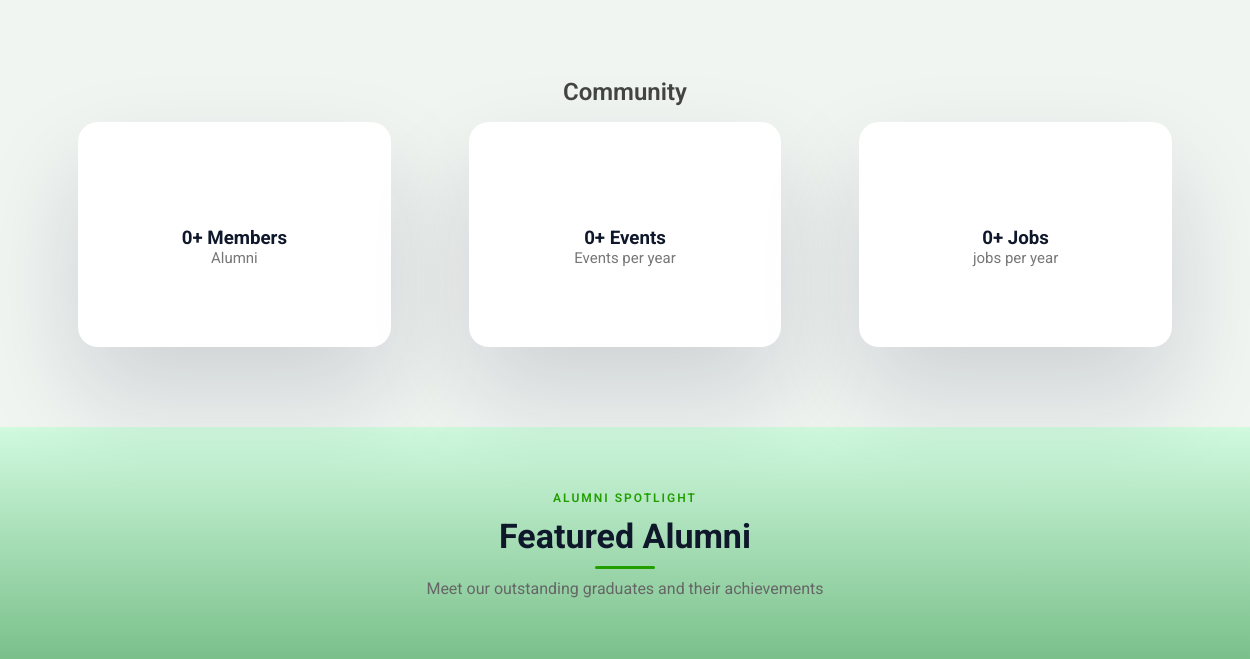
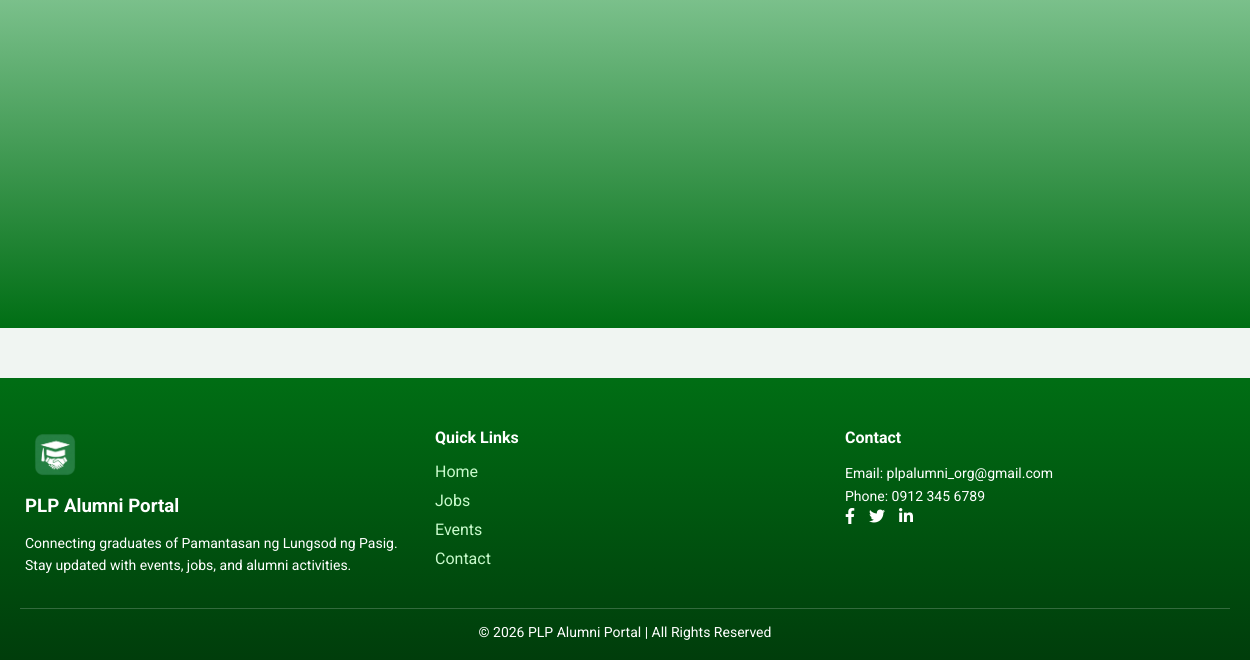
/ (lower part), run on an earlier commit of the app's database (2 pictures, top to bottom).
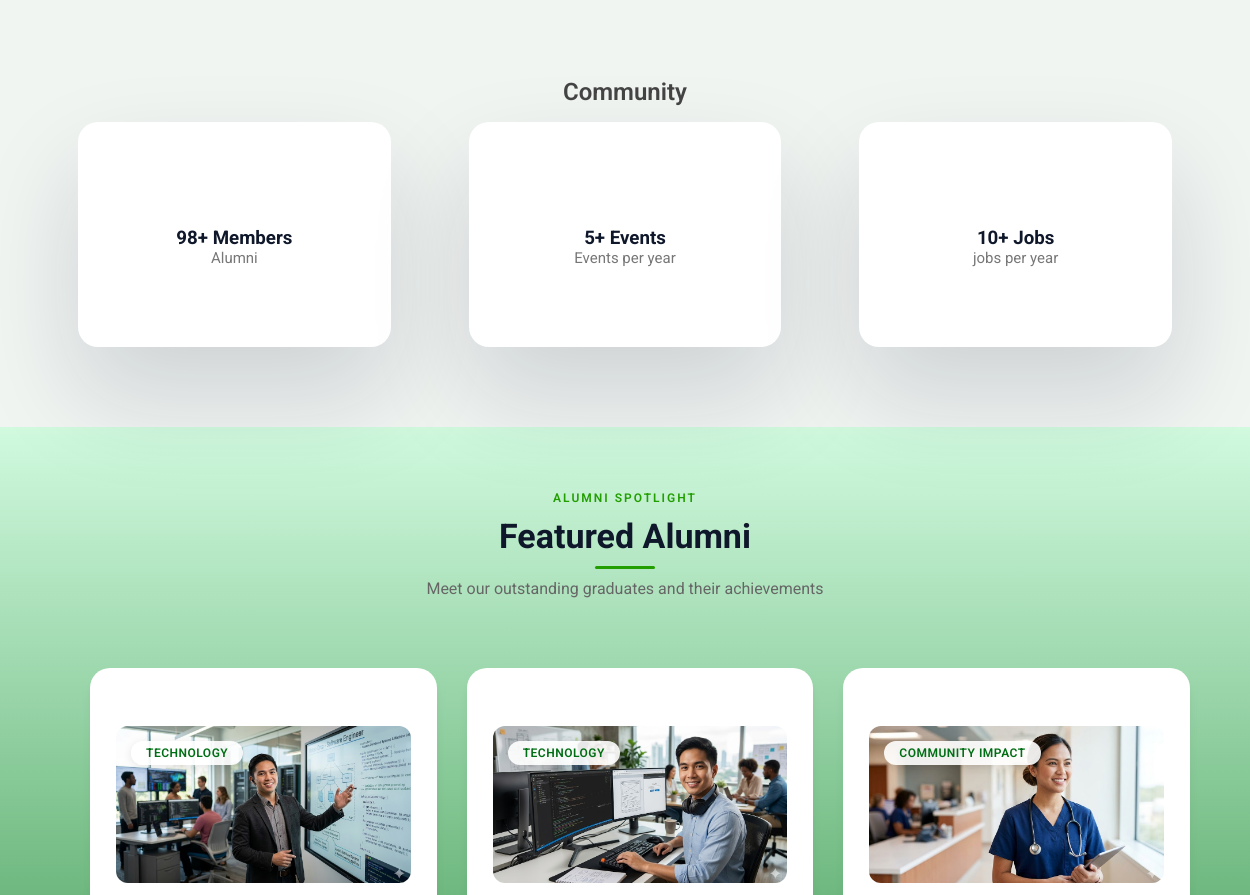
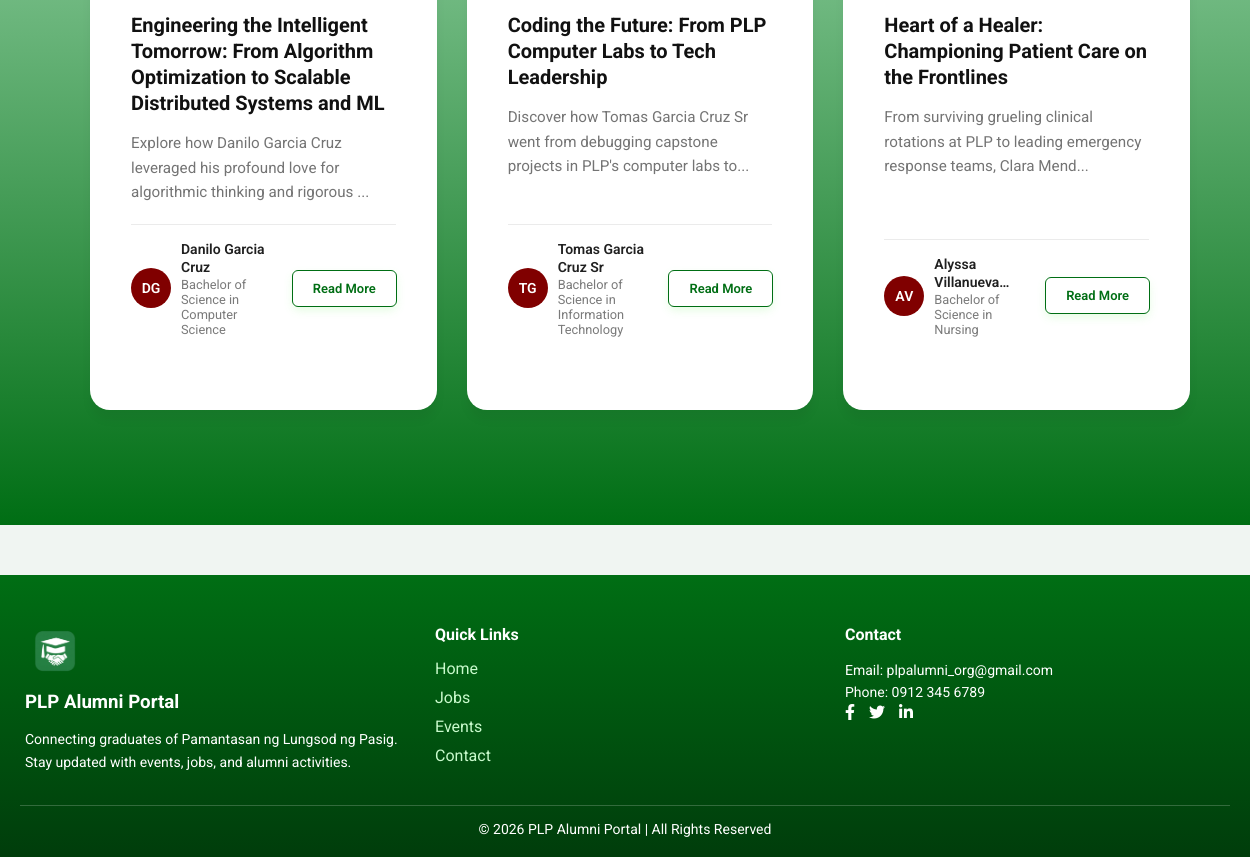
And on a later commit of the database (2 pictures, top to bottom).
### tables this page shows
CREATE TABLE `alumnifeatured` (
  `id` int(11) NOT NULL AUTO_INCREMENT,
  `title` varchar(255) NOT NULL,
  `alumni_name` varchar(150) NOT NULL,
  `year_graduated` year(4) DEFAULT NULL,
  `category` enum('Science & Research','Community Impact','Arts & Culture','Business','Sports','Technology','Gaming','Food and Hospitality','Other') NOT NULL,
  `cover_image` varchar(255) DEFAULT NULL,
  `excerpt` text DEFAULT NULL,
  `content` longtext NOT NULL,
  `created_at` timestamp NOT NULL DEFAULT current_timestamp(),
  `user_id` int(11) DEFAULT NULL,
  PRIMARY KEY (`id`),
  KEY `fk_featured_user` (`user_id`),
  CONSTRAINT `fk_featured_user` FOREIGN KEY (`user_id`) REFERENCES `users` (`id`) ON DELETE SET NULL
);

CREATE TABLE `courses` (
  `course_id` int(11) NOT NULL AUTO_INCREMENT,
  `course_name` varchar(100) NOT NULL,
  `course_code` varchar(20) NOT NULL,
  `department_id` int(11) DEFAULT NULL,
  PRIMARY KEY (`course_id`),
  UNIQUE KEY `course_code` (`course_code`),
  KEY `department_id` (`department_id`),
  CONSTRAINT `courses_ibfk_1` FOREIGN KEY (`department_id`) REFERENCES `departments` (`department_id`)
);

### index.php (the view, shortened to what this page needs)
<?php
require_once "backend/db.php";
$isLoggedIn = isset($_SESSION['user_id']);
$query = "
    SELECT COUNT(*) AS total_alumni
    FROM users
    WHERE role = 'alumni'
";
$result = mysqli_query($conn, $query);
$total_alumni = 0;
if ($result) {
    $row = mysqli_fetch_assoc($result);
    $total_alumni = $row['total_alumni'] ?? 0;
}
$events_query = "
    SELECT COUNT(*) AS total_events
    FROM events
";
$events_result = mysqli_query($conn, $events_query);
$total_events = 0;
if ($events_result) {
    $row = mysqli_fetch_assoc($events_result);
    $total_events = $row['total_events'] ?? 0;
}
$query_jobs = "SELECT COUNT(*) AS total_jobs FROM jobpostings";
$result_jobs = mysqli_query($conn, $query_jobs);
$total_jobs = 0;
if ($result_jobs) {
    $row_jobs = mysqli_fetch_assoc($result_jobs);
    $total_jobs = $row_jobs['total_jobs'] ?? 0;
}
$featuredQuery = $conn->query("
    SELECT
        af.id,
        af.title,
        af.excerpt,
        af.category,
        af.cover_image,
        af.alumni_name,
        up.profile_picture,
        ad.course_id,
        c.course_name
    FROM alumnifeatured af
    LEFT JOIN userprofile up ON af.user_id = up.user_id
    LEFT JOIN alumnidetails ad ON af.user_id = ad.user_id
    LEFT JOIN courses c ON ad.course_id = c.course_id
    ORDER BY af.created_at DESC
    LIMIT 5
");
?>
<!DOCTYPE html>
<html lang="en">
<head>
    <link rel="stylesheet" href="assets/css/style.css">
    <link rel="stylesheet" href="assets/css/alumni_homepage.css">
    <link rel="stylesheet" href="https://cdn.jsdelivr.net/npm/swiper/swiper-bundle.min.css" />
    <link rel="stylesheet" href="https://cdnjs.cloudflare.com/ajax/libs/font-awesome/5.15.4/css/all.min.css" />
</head>
<body>
    <section class="section" id="projects">
        <div class="top-header">
            <h1>Community</h1>
        </div>
        <div class="project-container">
            <div onclick="window.location.href='articles_page.php' " class="project-box">
                <h3> <?= number_format($total_alumni) ?>+ Members</h3>
                <label>Alumni</label>
            </div>
            <div onclick="window.location.href='events.php'" class="project-box">
                <h3><?= number_format($total_events) ?>+ Events</h3>
                <label>Events per year</label>
            </div>
            <div onclick="window.location.href='jobs.php'" class="project-box">
                <h3><?= number_format($total_jobs) ?>+ Jobs</h3>
                <label>jobs per year</label>
            </div>
        </div>
    </section>
    <section class="card-section">
        <div class="section-header">
            <span class="subtitle">Alumni Spotlight</span>
            <h2>Featured Alumni</h2>
            <div class="line"></div>
            <p>Meet our outstanding graduates and their achievements</p>
        </div>
        <div class="container swiper">
            <div class="wrapper">
                <div class="card-list swiper-wrapper">
                    <?php while ($featured = $featuredQuery->fetch_assoc()): ?>
                        <?php
                        $profilePic = !empty($featured['profile_picture'])
                            ? "uploads/profile/" . htmlspecialchars($featured['profile_picture'])
                            : "assets/image/default-profile.png";
                        $coverImage = !empty($featured['cover_image'])
                            ? htmlspecialchars($featured['cover_image'])
                            : "assets/image/default-cover.jpg";
                        $parts = explode(" ", trim($featured['alumni_name']));
                        $initials = strtoupper(
                            substr($parts[0] ?? '', 0, 1) .
                                (isset($parts[1]) ? substr($parts[1], 0, 1) : '')
                        );
                        ?>
                        <div class="card swiper-slide">
                            <div class="card-image">
                                <img src="<?= $coverImage ?>" alt="Article Cover">
                                <div class="card-tag"><?= htmlspecialchars($featured['category']) ?></div>
                            </div>
                            <div class="card-content">
                                <h3 class="card-title"><?= htmlspecialchars($featured['title']) ?></h3>
                                <p class="card-text"><?= htmlspecialchars(mb_strimwidth($featured['excerpt'], 0, 100, '...')) ?></p>
                                <div class="card-footer">
                                    <div class="card-profile">
                                        <?php if (!empty($featured['profile_picture'])): ?>
                                            <img src="<?= $profilePic ?>" alt="Profile Picture">
                                        <?php else: ?>
                                            <div class="profile-placeholder"><?= $initials ?></div>
                                        <?php endif; ?>
                                        <div class="card-profile-info">
                                            <span class="card-profile-name"><?= htmlspecialchars($featured['alumni_name']) ?></span>
                                            <span class="card-profile-role">
                                                <?= !empty($featured['course_name'])
                                                    ? htmlspecialchars($featured['course_name'])
                                                    : 'Alumni' ?>
                                            </span>
                                        </div>
                                    </div>
                                    <a href="<?= $isLoggedIn ? 'view_article.php?id=' . $featured['id'] : 'DPA.php' ?>" class="card-button">Read More</a>
                                </div>
                            </div>
                        </div>
                    <?php endwhile; ?>
                </div>
            </div>
        </div>
    </section>
    <?php include('includes/footer.php'); ?>
</body>
</html>

### includes/footer.php
<footer class="footer">
    <div class="footer-container">
        <div class="footer-section">
            <img src="assets/image/alumni_plp_newicon.png" alt="Alumni Logo" class="footer-logo">
            <h3>PLP Alumni Portal</h3>
            <p>
                Connecting graduates of Pamantasan ng Lungsod ng Pasig.
                Stay updated with events, jobs, and alumni activities.
            </p>
        </div>
        <div class="footer-section">
            <h4>Quick Links</h4>
            <ul>
                <li><a href="index.php">Home</a></li>
                <li><a href="jobs.php">Jobs</a></li>
                <li><a href="events.php">Events</a></li>
                <li><a href="contact.php">Contact</a></li>
            </ul>
        </div>
        <div class="footer-section">
            <h4>Contact</h4>
            <p>Email: plpalumni_org@gmail.com</p>
            <p>Phone: 0912 345 6789</p>
            <div class="socials">
                <a href="#"><i class="fab fa-facebook-f"></i></a>
                <a href="#"><i class="fab fa-twitter"></i></a>
                <a href="#"><i class="fab fa-linkedin-in"></i></a>
            </div>
        </div>
    </div>
    <div class="footer-bottom">
        <p>© 2026 PLP Alumni Portal | All Rights Reserved</p>
    </div>
</footer>

### assets/css/alumni_homepage.css (style rules this page uses)
* { margin: 0; padding: 0; box-sizing: border-box; font-family: "Roboto", sans-serif; }
body { background: #f0f5f2; color: #0f172a; }
.swiper-slide { display: flex; justify-content: center; align-items: center; height: 100%; padding: 3rem 1rem; background: rgba(0, 0, 0, 0.5); color: #fff; width: 100%; box-sizing: border-box; }
.section { padding-block: 5em; }
.top-header { text-align: center; margin-bottom: 1em; }
.top-header h1 { font-weight: 600; color: rgb(68, 68, 68); margin-bottom: 5 px; }
.project-container { display: flex; width: 100%; justify-content: space-evenly; flex-wrap: wrap; }
.project-box { position: relative; display: flex; margin: 0em; justify-content: center; align-items: center; flex-direction: column; width: 25%; height: 225px; background: white; border-radius: 20px; box-shadow: rgba(17, 12, 46, 0.15) 0px 48px 100px 0px; overflow: hidden; }
.project-box label { font-size: 15px; color: #777; }
.project-box::after, .contact-info::after { content: ""; position: absolute; bottom: -100%; background: rgba(40, 167, 69); width: 100%; height: 100%; transition: 0.4s; z-index: 1; }
.card-section { display: flex; flex-direction: column; align-items: center; justify-content: flex-start; min-height: 70vh; padding: 60px 20px; background: linear-gradient(#d1fadf, #006e14); }
.section-header { text-align: center; margin-bottom: 50px; }
.section-header .subtitle { color: #229e00; font-weight: 600; letter-spacing: 2px; text-transform: uppercase; font-size: 12px; }
.section-header h2 { font-size: 34px; margin: 10px 0; }
.section-header .line { width: 60px; height: 3px; background: #229e00; margin: 10px auto; border-radius: 5px; }
.section-header p { color: #666; }
.wrapper { max-width: 1320px; padding: 20px 10px; margin: 0 60px 35px; overflow: hidden; --swiper-navigation-color: #00ff00; }
.wrapper .card { background: #fff; display: flex; height: auto; flex-direction: column; border-radius: 20px; box-shadow: 0 10px 10px rgba(0, 0, 0, 0.05); transition: transform 0.3s ease; }
.card .card-image { position: relative; }
.card .card-image img { width: 100%; padding: 10px; border-radius: 22px; object-fit: cover; aspect-ratio: 16 / 9; }
.card .card-image .card-tag { position: absolute; top: 25px; left: 25px; font-size: 0.75rem; color: #006e14; padding: 5px 15px; border-radius: 30px; font-weight: 600; letter-spacing: 0.5px; text-transform: uppercase; background: rgba(255, 255, 255, 0.9); box-shadow: 0 2px 10px rgba(0, 0, 0, 0.1); }
.card .card-content { flex: 1; display: flex; flex-direction: column; padding: 10px 25px 25px; }
.card .card-content .card-title { color: #111111; font-size: 1.25rem; font-weight: 700; line-height: 1.3; margin-bottom: 15px; }
.card .card-content .card-text { color: #747474; font-size: 0.95rem; line-height: 1.6; margin-bottom: 20px; }
.card .card-footer { display: flex; margin-top: auto; align-items: center; padding-top: 15px; justify-content: space-between; border-top: 1px solid rgba(0, 0, 0, 0.08); }
.card .card-footer .card-profile { display: flex; align-items: center; }
.card .card-profile .card-profile-info { display: flex; flex-direction: column; }
.card .card-profile .card-profile-name { font-size: 0.875rem; font-weight: 600; color: #202020; }
.card .card-profile .card-profile-role { font-size: 0.8rem; color: #7a7a7a; }
.card .card-button { padding: 10px 20px; border-radius: 5px; font-size: 0.81rem; font-weight: 600; color: #006e14; background: #ffffff; border: none; outline: 1px solid #006e14; text-decoration: none; box-shadow: 0 4px 10px rgba(113, 241, 99, 0.2); transition: all 0.3s ease; }
.footer { background: linear-gradient(#006e14, #003d0b); color: #fff; padding: 50px 20px 20px; margin-top: 50px; }
.footer-container { max-width: 1200px; margin: auto; display: flex; justify-content: space-between; flex-wrap: wrap; gap: 30px; }
.footer-section { flex: 1 1 250px; }
.footer-logo { width: 60px; margin-bottom: 10px; }
.footer-section h3, .footer-section h4 { margin-bottom: 15px; }
.footer-section p { font-size: 14px; line-height: 1.6; }
.footer-section ul { list-style: none; }
.footer-section ul li { margin-bottom: 10px; }
.footer-section ul li a { color: #c8facc; text-decoration: none; transition: 0.3s; }
.socials a { display: inline-block; margin-right: 10px; color: #fff; font-size: 16px; transition: 0.3s; }
.footer-bottom { text-align: center; border-top: 1px solid rgba(255, 255, 255, 0.2); margin-top: 30px; padding-top: 15px; font-size: 14px; }

What changed in the data, as far as the page shows it:
added alumnifeatured: cover_image (picture), category "TECHNOLOGY", title "Engineering the Intelligent Tomorrow: From Algorithm Optimization to Scalable Distributed Systems and ML", excerpt "Explore how Danilo Garcia Cruz leveraged his profound love for algorithmic thinking and rigorous ...", alumni_name "DG", alumni_name "Danilo Garcia Cruz", courses.course_name "Bachelor of Science in Computer Science"
added alumnifeatured: cover_image (picture), category "TECHNOLOGY", title "Coding the Future: From PLP Computer Labs to Tech Leadership", excerpt "Discover how Tomas Garcia Cruz Sr went from debugging capstone projects in PLP's computer labs to...", alumni_name "TG", alumni_name "Tomas Garcia Cruz Sr", courses.course_name "Bachelor of Science in Information Technology"
added alumnifeatured: cover_image (picture), category "COMMUNITY IMPACT", title "Heart of a Healer: Championing Patient Care on the Frontlines", excerpt "From surviving grueling clinical rotations at PLP to leading emergency response teams, Clara Mend...", alumni_name "AV", alumni_name "Alyssa…", courses.course_name "Bachelor of Science in Nursing"
Also different on the page:
$total_alumni: "0" → "98"
$total_events: "0" → "5"
$total_jobs: "0" → "10"
